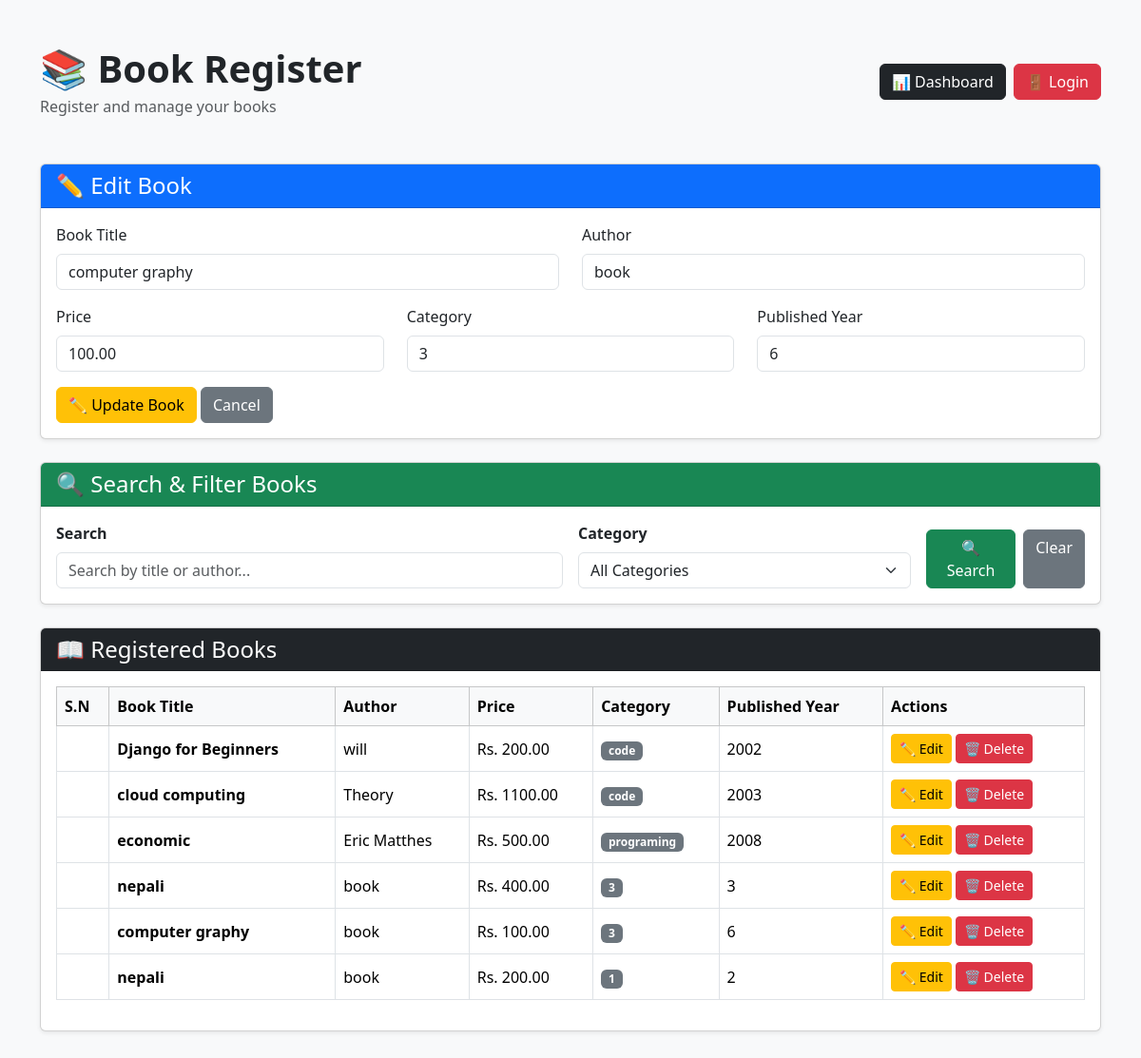
The page /books/edit/2/ (signed in) on the database its author committed.
### books/models.py (models this page shows, shortened)
class Book(models.Model):
    title = models.CharField(max_length=200)
    author = models.CharField(max_length=100)
    price = models.DecimalField(max_digits=10, decimal_places=2)
    category = models.CharField(max_length=100)
    published_year = models.IntegerField()

### books/views.py (the view)
@login_required
def book_edit(request, id):
    book = get_object_or_404(
        Book,
        id=id
    )
    if request.method == "POST":
        form = BookForm(
            request.POST,
            instance=book
        )
        if form.is_valid():
            form.save()
            messages.success(
                request,
                "Book updated successfully! ✏️"
            )
            return redirect(
                "book_register"
            )
    else:
        form = BookForm(
            instance=book
        )
    books = Book.objects.all().order_by("-id")
    return render(
        request,
        "books/book_register.html",
        {
            "form": form,
            "books": books,
            "edit_mode": True,
            "edit_id": book.id,
        },
    )

### books/forms.py
class BookForm(forms.ModelForm):
    class Meta:
        model = Book
        fields = [
            "title",
            "author",
            "price",
            "category",
            "published_year",
        ]
        widgets = {
            "title": forms.TextInput(
                attrs={"class": "form-control", "placeholder": "Enter book title"}
            ),
            "author": forms.TextInput(
                attrs={"class": "form-control", "placeholder": "Enter author name"}
            ),
            "price": forms.NumberInput(
                attrs={"class": "form-control", "placeholder": "Enter price"}
            ),
            "category": forms.TextInput(
                attrs={"class": "form-control", "placeholder": "Enter category"}
            ),
            "published_year": forms.NumberInput(
                attrs={"class": "form-control", "placeholder": "Enter published year"}
            ),
        }

### books/templates/books/book_register.html (shortened to what this page needs)
<!DOCTYPE html>
<html lang="en">
<head>
    <link
        href="https://cdn.jsdelivr.net/npm/bootstrap@5.3.3/dist/css/bootstrap.min.css"
        rel="stylesheet">
</head>
<body class="bg-light">
<div class="container py-5">
    <div class="d-flex justify-content-between align-items-center mb-5">
        <div>
            <h1 class="fw-bold mb-1">
                📚 Book Register
            </h1>
            <p class="text-muted mb-0">
                Register and manage your books
            </p>
        </div>
    <div class="d-flex align-items-center gap-2">
    <a href="{% url 'dashboard' %}"
       class="btn btn-dark">
        📊 Dashboard
    </a>
    <form method="post"
          action="{% url 'logout' %}"
          class="d-inline">
        <button type="submit"
                class="btn btn-danger">
            🚪 Login
        </button>
    </form>
</div>
    </div>
    <div class="card shadow-sm mb-4">
        <div class="card-header bg-primary text-white">
            <h4 class="mb-0">
                {% if edit_mode %}
                    ✏️ Edit Book
                {% else %}
                    ➕ Register New Book
                {% endif %}
            </h4>
        </div>
        <div class="card-body">
            <form method="POST">
                <div class="row">
                    <div class="col-md-6 mb-3">
                        <label class="form-label">
                            Book Title
                        </label>
                        {{ form.title }}
                    </div>
                    <div class="col-md-6 mb-3">
                        <label class="form-label">
                            Author
                        </label>
                        {{ form.author }}
                    </div>
                    <div class="col-md-4 mb-3">
                        <label class="form-label">
                            Price
                        </label>
                        {{ form.price }}
                    </div>
                    <div class="col-md-4 mb-3">
                        <label class="form-label">
                            Category
                        </label>
                        {{ form.category }}
                    </div>
                    <div class="col-md-4 mb-3">
                        <label class="form-label">
                            Published Year
                        </label>
                        {{ form.published_year }}
                    </div>
                </div>
                {% if edit_mode %}
                    <button
                        type="submit"
                        class="btn btn-warning">
                        ✏️ Update Book
                    </button>
                    <a
                        href="{% url 'book_register' %}"
                        class="btn btn-secondary">
                        Cancel
                    </a>
                {% else %}
                    <button
                        type="submit"
                        class="btn btn-primary">
                        ➕ Register Book
                    </button>
                {% endif %}
            </form>
        </div>
    </div>
    <div class="card shadow-sm mb-4">
        <div class="card-header bg-success text-white">
            <h4 class="mb-0">
                🔍 Search & Filter Books
            </h4>
        </div>
        <div class="card-body">
            <form method="GET">
                <div class="row g-3 align-items-end">
                    <div class="col-md-6">
                        <label class="form-label fw-semibold">
                            Search
                        </label>
                        <input
                            type="text"
                            name="search"
                            class="form-control"
                            placeholder="Search by title or author..."
                            value="{{ search }}"
                        >
                    </div>
                    <div class="col-md-4">
                        <label class="form-label fw-semibold">
                            Category
                        </label>
                        <select
                            name="category"
                            class="form-select">
                            <option value="">
                                All Categories
                            </option>
                        </select>
                    </div>
                    <div class="col-md-2">
                        <div class="d-flex gap-2">
                            <button
                                type="submit"
                                class="btn btn-success flex-grow-1">
                                🔍 Search
                            </button>
                            <a
                                href="{% url 'book_register' %}"
                                class="btn btn-secondary flex-grow-1">
                                Clear
                            </a>
                        </div>
                    </div>
                </div>
            </form>
        </div>
    </div>
    <div class="card shadow-sm">
        <div class="card-header bg-dark text-white">
            <h4 class="mb-0">
                📖 Registered Books
            </h4>
        </div>
        <div class="card-body">
            {% if books %}
                <div class="table-responsive">
                    <table
                        class="table table-hover table-bordered align-middle">
                        <thead class="table-light">
                            <tr>
                                <th>S.N</th>
                                <th>Book Title</th>
                                <th>Author</th>
                                <th>Price</th>
                                <th>Category</th>
                                <th>Published Year</th>
                                <th>Actions</th>
                            </tr>
                        </thead>
                        <tbody>
                            {% for book in books %}
                                <tr>
                                    <td>
                                    </td>
                                    <td class="fw-semibold">
                                        {{ book.title }}
                                    </td>
                                    <td>
                                        {{ book.author }}
                                    </td>
                                    <td>
                                        Rs. {{ book.price }}
                                    </td>
                                    <td>
                                        <span class="badge bg-secondary">
                                            {{ book.category }}
                                        </span>
                                    </td>
                                    <td>
                                        {{ book.published_year }}
                                    </td>
                                    <td>
                                        <a
                                            href="{% url 'book_edit' book.id %}"
                                            class="btn btn-sm btn-warning">
                                            ✏️ Edit
                                        </a>
                                        <a
                                            href="{% url 'book_delete' book.id %}"
                                            class="btn btn-sm btn-danger">
                                            🗑️ Delete
                                        </a>
                                    </td>
                                </tr>
                            {% endfor %}
                        </tbody>
                    </table>
                </div>
            {% endif %}
        </div>
    </div>
</div>
</body>
</html>

### rows shown on the page
Book: title "computer graphy", author "book", price "100.00", category "3", published_year "6"
Book: title "Django for Beginners", author "will", price "200.00", category "code", published_year "2002"
Book: title "cloud computing", author "Theory", price "1100.00", category "code", published_year "2003"
Book: title "economic", author "Eric Matthes", price "500.00", category "programing", published_year "2008"
Book: title "nepali", author "book", price "400.00", category "3", published_year "3"
Book: title "nepali", author "book", price "200.00", category "1", published_year "2"
